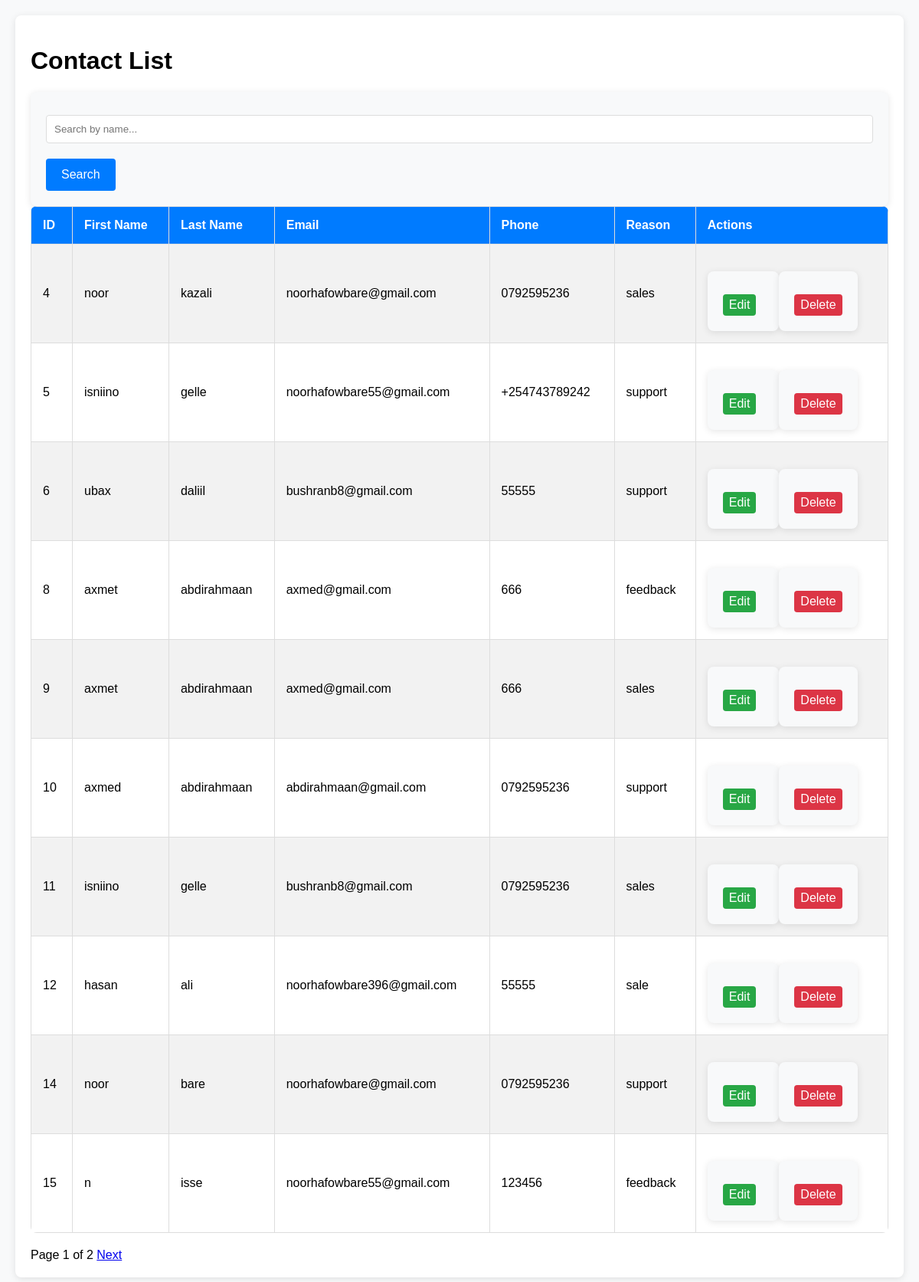
The app's page /admin/contacts with its own data.
### tables this page shows
CREATE TABLE contacts (
                    id INTEGER PRIMARY KEY AUTOINCREMENT,
                    first_name TEXT NOT NULL,
                    last_name TEXT NOT NULL,
                    email TEXT NOT NULL,
                    phone TEXT NOT NULL,
                    reason TEXT NOT NULL
                );

### app.py (the view)
@app.route('/admin/contacts')
def view_contacts():
    search = request.args.get('search', '')  # Search functionality
    page = request.args.get('page', 1, type=int)
    per_page = 10  # Number of records per page
    offset = (page - 1) * per_page
    conn = get_db_connection()
    query = 'SELECT * FROM contacts WHERE first_name LIKE ? OR last_name LIKE ? LIMIT ? OFFSET ?'
    search_param = f"%{search}%"
    contacts = conn.execute(query, (search_param, search_param, per_page, offset)).fetchall()
    total_query = 'SELECT COUNT(*) FROM contacts WHERE first_name LIKE ? OR last_name LIKE ?'
    total = conn.execute(total_query, (search_param, search_param)).fetchone()[0]
    conn.close()
    return render_template('contacts.html', contacts=contacts, page=page, per_page=per_page, total=total)

### app.py (called while the page is built)
def get_db_connection():
    conn = sqlite3.connect('database.db')
    conn.row_factory = sqlite3.Row
    return conn

### templates/contacts.html (shortened to what this page needs)
<!DOCTYPE html>
<html lang="en">
  <head>
    <link
      rel="stylesheet"
      href="{{ url_for('static', filename='css/admin.css') }}"
    />
  </head>
  <body>
    <div class="container">
      <h1>Contact List</h1>
      <div class="search-container">
        <form action="{{ url_for('view_contacts') }}" method="GET">
          <input
            type="text"
            name="search"
            placeholder="Search by name..."
            value="{{ request.args.get('search', '') }}"
          />
          <button type="submit">Search</button>
        </form>
      </div>
      <table>
        <tr>
          <th>ID</th>
          <th>First Name</th>
          <th>Last Name</th>
          <th>Email</th>
          <th>Phone</th>
          <th>Reason</th>
          <th>Actions</th>
        </tr>
        {% for contact in contacts %}
        <tr>
          <td>{{ contact.id }}</td>
          <td>{{ contact.first_name }}</td>
          <td>{{ contact.last_name }}</td>
          <td>{{ contact.email }}</td>
          <td>{{ contact.phone }}</td>
          <td>{{ contact.reason }}</td>
          <td>
            <div class="actions">
              <form
                action="{{ url_for('edit_contact', id=contact.id) }}"
                method="GET"
                style="display: inline"
              >
                <button class="edit" type="submit">Edit</button>
              </form>
              <form
                action="{{ url_for('delete_contact', id=contact.id) }}"
                method="POST"
                style="display: inline"
                onsubmit="return confirm('Are you sure you want to delete this contact?');"
              >
                <button class="delete" type="submit">Delete</button>
              </form>
            </div>
          </td>
        </tr>
        {% endfor %}
      </table>
      <div class="pagination">
        <span
          >Page {{ page }} of {{ (total // per_page) + (1 if total % per_page >
          0 else 0) }}</span
        >
        {% if page < (total // per_page) + (1 if total % per_page > 0 else 0) %}
        <a
          href="{{ url_for('view_contacts', page=page+1, search=request.args.get('search', '')) }}"
          >Next</a
        >
        {% endif %}
      </div>
    </div>
  </body>
</html>

### static/css/admin.css (style rules this page uses)
body { font-family: Arial, sans-serif; background-color: #f8f9fa; margin: 0; padding: 20px; }
.container { max-width: 1200px; margin: 0 auto; padding: 20px; background-color: white; border-radius: 8px; box-shadow: 0 2px 10px rgba(0, 0, 0, 0.1); }
table { width: 100%; border-collapse: collapse; margin-bottom: 20px; background-color: white; border-radius: 8px; overflow: hidden; }
table th, table td { padding: 15px; border: 1px solid #ddd; text-align: left; }
table th { background-color: #007bff; color: white; font-size: 16px; }
table tr:nth-child(even) { background-color: #f2f2f2; }
button.edit { background-color: #28a745; color: white; border: none; padding: 5px 8px; border-radius: 4px; cursor: pointer; margin-right: 10px; }
button.delete { background-color: #dc3545; color: white; border: none; padding: 5px 8px; border-radius: 4px; cursor: pointer; }
.actions { display: flex; justify-content: flex-start; align-items: center; }
form { margin-top: 20px; background-color: #f8f9fa; padding: 20px; border-radius: 8px; box-shadow: 0 2px 10px rgba(0, 0, 0, 0.1); }
form input, form select, form textarea { width: 100%; padding: 10px; margin: 10px 0; border: 1px solid #ddd; border-radius: 4px; box-sizing: border-box; }
form button { background-color: #007bff; color: white; padding: 12px 20px; border: none; border-radius: 4px; cursor: pointer; font-size: 16px; margin-top: 10px; }

### records on screen
contacts: id "4", first_name "noor", last_name "kazali", email "noorhafowbare@gmail.com", phone "0792595236", reason "sales"
contacts: id "5", first_name "isniino", last_name "gelle", email "noorhafowbare55@gmail.com", phone "+254743789242", reason "support"
contacts: id "6", first_name "ubax", last_name "daliil", email "bushranb8@gmail.com", phone "55555", reason "support"
contacts: id "8", first_name "axmet", last_name "abdirahmaan", email "axmed@gmail.com", phone "666", reason "feedback"
contacts: id "9", first_name "axmet", last_name "abdirahmaan", email "axmed@gmail.com", phone "666", reason "sales"
contacts: id "10", first_name "axmed", last_name "abdirahmaan", email "abdirahmaan@gmail.com", phone "0792595236", reason "support"
contacts: id "11", first_name "isniino", last_name "gelle", email "bushranb8@gmail.com", phone "0792595236", reason "sales"
contacts: id "12", first_name "hasan", last_name "ali", email "noorhafowbare396@gmail.com", phone "55555", reason "sale"
contacts: id "14", first_name "noor", last_name "bare", email "noorhafowbare@gmail.com", phone "0792595236", reason "support"
contacts: id "15", first_name "n", last_name "isse", email "noorhafowbare55@gmail.com", phone "123456", reason "feedback"

### other values on screen
{{ page }} "1"
{{ (total // per_page) + (1 if total % per_page >
          0 else 0) }} "2"
